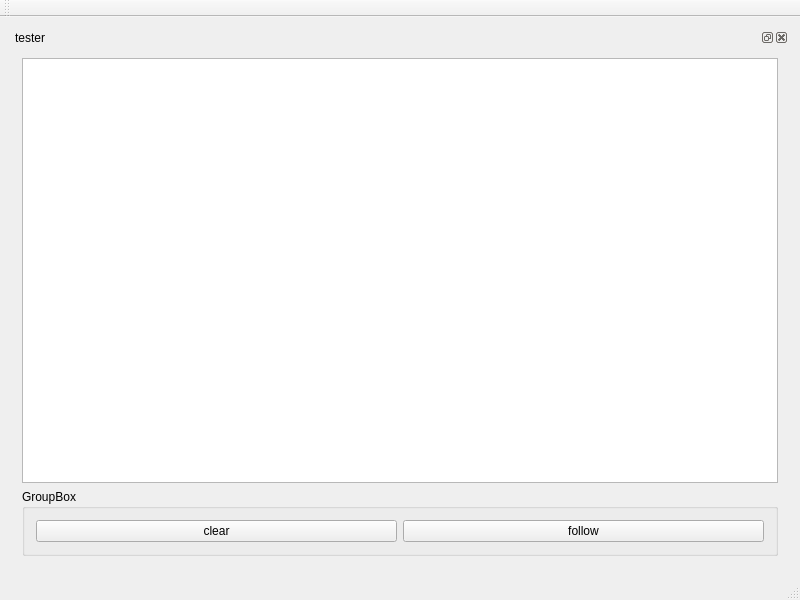
<?xml version="1.0" encoding="UTF-8"?>
<ui version="4.0">
 <class>MainWindow</class>
 <widget class="QMainWindow" name="MainWindow">
  <property name="geometry">
   <rect>
    <x>0</x>
    <y>0</y>
    <width>800</width>
    <height>600</height>
   </rect>
  </property>
  <property name="windowTitle">
   <string>MainWindow</string>
  </property>
  <widget class="QWidget" name="centralWidget">
   <layout class="QVBoxLayout" name="verticalLayout_2">
    <item>
     <widget class="QDockWidget" name="dockWidget">
      <property name="floating">
       <bool>false</bool>
      </property>
      <property name="features">
       <set>QDockWidget::AllDockWidgetFeatures</set>
      </property>
      <property name="allowedAreas">
       <set>Qt::LeftDockWidgetArea|Qt::RightDockWidgetArea</set>
      </property>
      <property name="windowTitle">
       <string>tester</string>
      </property>
      <widget class="QWidget" name="dockWidgetContents_2">
       <layout class="QVBoxLayout" name="verticalLayout_4">
        <item>
         <layout class="QVBoxLayout" name="verticalLayout">
          <item>
           <widget class="QTableView" name="tableView_2"/>
          </item>
          <item>
           <widget class="QGroupBox" name="groupBox_3">
            <property name="title">
             <string>GroupBox</string>
            </property>
            <layout class="QVBoxLayout" name="verticalLayout_8">
             <item>
              <layout class="QHBoxLayout" name="horizontalLayout_3">
               <item>
                <widget class="QPushButton" name="pushButton_5">
                 <property name="text">
                  <string>clear</string>
                 </property>
                </widget>
               </item>
               <item>
                <widget class="QPushButton" name="pushButton_6">
                 <property name="text">
                  <string>follow</string>
                 </property>
                </widget>
               </item>
              </layout>
             </item>
            </layout>
           </widget>
          </item>
         </layout>
        </item>
       </layout>
      </widget>
     </widget>
    </item>
   </layout>
  </widget>
  <widget class="QMenuBar" name="menuBar">
   <property name="geometry">
    <rect>
     <x>0</x>
     <y>0</y>
     <width>800</width>
     <height>21</height>
    </rect>
   </property>
  </widget>
  <widget class="QToolBar" name="mainToolBar">
   <property name="windowTitle">
    <string>Services</string>
   </property>
   <attribute name="toolBarArea">
    <enum>TopToolBarArea</enum>
   </attribute>
   <attribute name="toolBarBreak">
    <bool>false</bool>
   </attribute>
  </widget>
  <widget class="QStatusBar" name="statusBar"/>
 </widget>
 <layoutdefault spacing="6" margin="11"/>
 <resources/>
 <connections/>
</ui>
